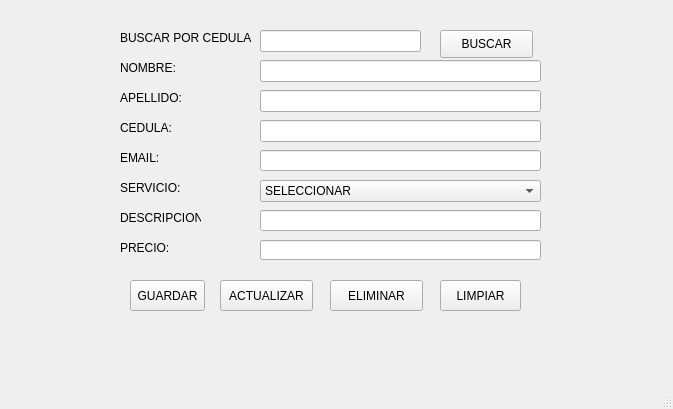
<?xml version="1.0" encoding="UTF-8"?>
<ui version="4.0">
 <class>vtn_principal</class>
 <widget class="QMainWindow" name="vtn_principal">
  <property name="geometry">
   <rect>
    <x>0</x>
    <y>0</y>
    <width>673</width>
    <height>409</height>
   </rect>
  </property>
  <property name="windowTitle">
   <string>MainWindow</string>
  </property>
  <widget class="QWidget" name="centralwidget">
   <widget class="QLineEdit" name="txt_descrip">
    <property name="geometry">
     <rect>
      <x>260</x>
      <y>210</y>
      <width>281</width>
      <height>21</height>
     </rect>
    </property>
    <property name="maxLength">
     <number>150</number>
    </property>
   </widget>
   <widget class="QLineEdit" name="txt_precio">
    <property name="geometry">
     <rect>
      <x>260</x>
      <y>240</y>
      <width>281</width>
      <height>20</height>
     </rect>
    </property>
    <property name="maxLength">
     <number>10</number>
    </property>
   </widget>
   <widget class="QPushButton" name="btn_limpiar">
    <property name="geometry">
     <rect>
      <x>440</x>
      <y>280</y>
      <width>81</width>
      <height>31</height>
     </rect>
    </property>
    <property name="toolTip">
     <string>borrar el formulario</string>
    </property>
    <property name="text">
     <string>LIMPIAR</string>
    </property>
   </widget>
   <widget class="QPushButton" name="btn_guardar">
    <property name="geometry">
     <rect>
      <x>130</x>
      <y>280</y>
      <width>75</width>
      <height>31</height>
     </rect>
    </property>
    <property name="toolTip">
     <string>guardar datos del usuario</string>
    </property>
    <property name="text">
     <string>GUARDAR</string>
    </property>
   </widget>
   <widget class="QLineEdit" name="txt_email">
    <property name="geometry">
     <rect>
      <x>260</x>
      <y>150</y>
      <width>281</width>
      <height>21</height>
     </rect>
    </property>
    <property name="maxLength">
     <number>150</number>
    </property>
   </widget>
   <widget class="QLineEdit" name="txt_cedula">
    <property name="geometry">
     <rect>
      <x>260</x>
      <y>120</y>
      <width>281</width>
      <height>22</height>
     </rect>
    </property>
    <property name="maxLength">
     <number>10</number>
    </property>
   </widget>
   <widget class="QLabel" name="lbl_apellido">
    <property name="geometry">
     <rect>
      <x>120</x>
      <y>90</y>
      <width>131</width>
      <height>16</height>
     </rect>
    </property>
    <property name="text">
     <string>APELLIDO:</string>
    </property>
   </widget>
   <widget class="QLineEdit" name="txt_nombre">
    <property name="geometry">
     <rect>
      <x>260</x>
      <y>60</y>
      <width>281</width>
      <height>22</height>
     </rect>
    </property>
    <property name="maxLength">
     <number>100</number>
    </property>
   </widget>
   <widget class="QLineEdit" name="txt_apellido">
    <property name="geometry">
     <rect>
      <x>260</x>
      <y>90</y>
      <width>281</width>
      <height>22</height>
     </rect>
    </property>
    <property name="maxLength">
     <number>100</number>
    </property>
   </widget>
   <widget class="QLabel" name="lbl_buscarced">
    <property name="geometry">
     <rect>
      <x>120</x>
      <y>30</y>
      <width>131</width>
      <height>16</height>
     </rect>
    </property>
    <property name="text">
     <string>BUSCAR POR CEDULA: </string>
    </property>
   </widget>
   <widget class="QLineEdit" name="txt_buscarced">
    <property name="geometry">
     <rect>
      <x>260</x>
      <y>30</y>
      <width>161</width>
      <height>22</height>
     </rect>
    </property>
    <property name="maxLength">
     <number>10</number>
    </property>
   </widget>
   <widget class="QLabel" name="lbl_nombre">
    <property name="geometry">
     <rect>
      <x>120</x>
      <y>60</y>
      <width>131</width>
      <height>16</height>
     </rect>
    </property>
    <property name="text">
     <string>NOMBRE:</string>
    </property>
   </widget>
   <widget class="QPushButton" name="btn_buscar">
    <property name="geometry">
     <rect>
      <x>440</x>
      <y>30</y>
      <width>93</width>
      <height>28</height>
     </rect>
    </property>
    <property name="text">
     <string>BUSCAR</string>
    </property>
   </widget>
   <widget class="QLabel" name="lbl_cedula">
    <property name="geometry">
     <rect>
      <x>120</x>
      <y>120</y>
      <width>131</width>
      <height>16</height>
     </rect>
    </property>
    <property name="text">
     <string>CEDULA:</string>
    </property>
   </widget>
   <widget class="QPushButton" name="btnEliminar">
    <property name="geometry">
     <rect>
      <x>330</x>
      <y>280</y>
      <width>93</width>
      <height>31</height>
     </rect>
    </property>
    <property name="text">
     <string>ELIMINAR</string>
    </property>
   </widget>
   <widget class="QPushButton" name="btnActualizar">
    <property name="geometry">
     <rect>
      <x>220</x>
      <y>280</y>
      <width>93</width>
      <height>31</height>
     </rect>
    </property>
    <property name="text">
     <string>ACTUALIZAR</string>
    </property>
   </widget>
   <widget class="QLabel" name="lbl_descrip">
    <property name="geometry">
     <rect>
      <x>120</x>
      <y>210</y>
      <width>81</width>
      <height>16</height>
     </rect>
    </property>
    <property name="text">
     <string>DESCRIPCION:</string>
    </property>
   </widget>
   <widget class="QLabel" name="lbl_servicio">
    <property name="geometry">
     <rect>
      <x>120</x>
      <y>180</y>
      <width>61</width>
      <height>16</height>
     </rect>
    </property>
    <property name="text">
     <string>SERVICIO:</string>
    </property>
   </widget>
   <widget class="QLabel" name="lbl_precio">
    <property name="geometry">
     <rect>
      <x>120</x>
      <y>240</y>
      <width>55</width>
      <height>16</height>
     </rect>
    </property>
    <property name="text">
     <string>PRECIO:</string>
    </property>
   </widget>
   <widget class="QLabel" name="lbl_email">
    <property name="geometry">
     <rect>
      <x>120</x>
      <y>150</y>
      <width>55</width>
      <height>16</height>
     </rect>
    </property>
    <property name="text">
     <string>EMAIL:</string>
    </property>
   </widget>
   <widget class="QComboBox" name="cb_servicio">
    <property name="geometry">
     <rect>
      <x>260</x>
      <y>180</y>
      <width>281</width>
      <height>22</height>
     </rect>
    </property>
    <item>
     <property name="text">
      <string>SELECCIONAR</string>
     </property>
    </item>
    <item>
     <property name="text">
      <string>Acceso Libre</string>
     </property>
    </item>
    <item>
     <property name="text">
      <string>Spinning</string>
     </property>
    </item>
    <item>
     <property name="text">
      <string>Personal Training</string>
     </property>
    </item>
    <item>
     <property name="text">
      <string>Membresía Anual</string>
     </property>
    </item>
   </widget>
  </widget>
  <widget class="QMenuBar" name="menubar">
   <property name="geometry">
    <rect>
     <x>0</x>
     <y>0</y>
     <width>673</width>
     <height>18</height>
    </rect>
   </property>
  </widget>
  <widget class="QStatusBar" name="statusbar"/>
 </widget>
 <tabstops>
  <tabstop>txt_descrip</tabstop>
  <tabstop>txt_precio</tabstop>
  <tabstop>btn_guardar</tabstop>
  <tabstop>btn_limpiar</tabstop>
 </tabstops>
 <resources/>
 <connections/>
</ui>
